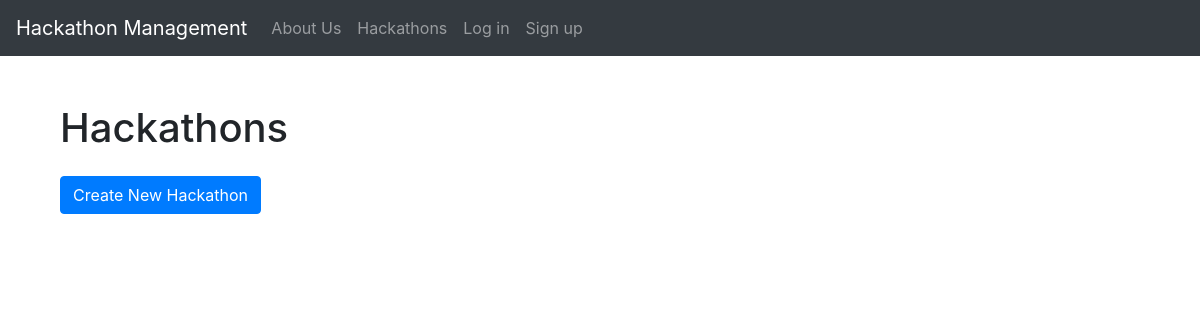
The page /hackathon/ on the database as committed earlier.
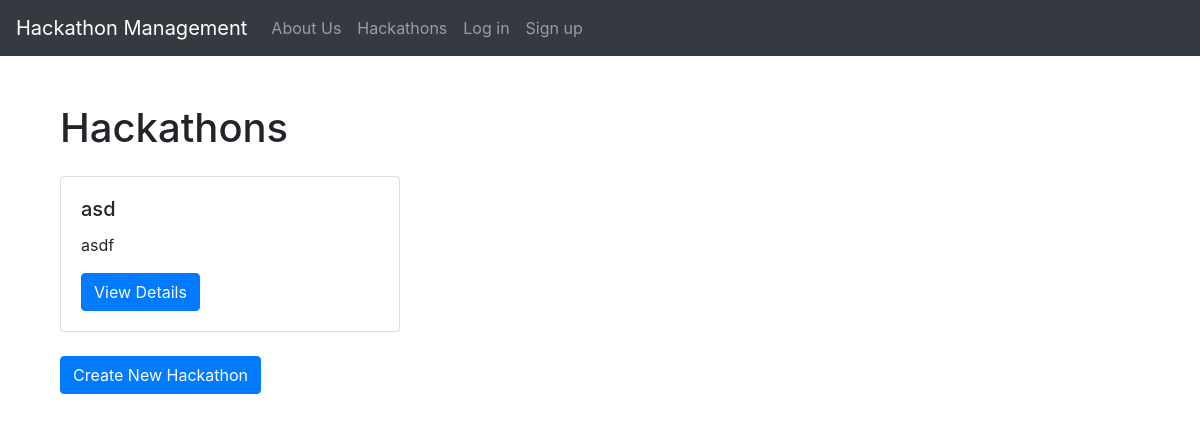
The same page on the database as committed later.
### hackathon/models.py (models this page shows, shortened)
class Hackathon(models.Model):
    title = models.CharField(max_length=100, unique=True)
    slug = models.SlugField(allow_unicode=True)
    description = models.TextField()
    background_image = models.ImageField(
        upload_to=f'background_image/')
    hackathon_image = models.ImageField(
        upload_to=f'hackathon_image/')
    SUBMISSION_CHOICES = [
        ('image', 'Image'),
        ('file', 'File'),
        ('link', 'Link'),
    ]
    submission_type = models.CharField(
        max_length=5, choices=SUBMISSION_CHOICES)
    start_datetime = models.DateTimeField()
    end_datetime = models.DateTimeField()
    reward_prize = models.DecimalField(max_digits=8, decimal_places=2)
    participants = models.ManyToManyField(User, through="Participant")
    class Meta:
        ordering = ["start_datetime"]

### hackathon/views.py (the view)
# urls.py: path('', views.HackathonListView.as_view(), name="list"),
class HackathonListView(ListView):
    model = Hackathon
    template_name = 'hackathon/hackathon_list.html'
    context_object_name = 'hackathons'

### hackathon/templates/hackathon/hackathon_list.html
{% extends 'base.html' %} {% block content %}
<div class="container">
  <h1 class="mb-4">Hackathons</h1>
  <div class="row">
    {% for hackathon in hackathons %}
    <div class="col-md-4 mb-4">
      <div class="card">
        <div class="card-body">
          <h5 class="card-title">{{ hackathon.title }}</h5>
          <p class="card-text">{{ hackathon.description }}</p>
          <a href="{% url 'hackathon:detail' hackathon.slug %}" class="btn btn-primary">View Details</a>
        </div>
      </div>
    </div>
    {% endfor %}
  </div>
  <a href="{% url 'hackathon:create' %}" class="btn btn-primary">Create New Hackathon</a>
</div>
{% endblock %}

Rows that differ between the two databases and show on the page:
added Hackathon: title "asd", description "asdf"
